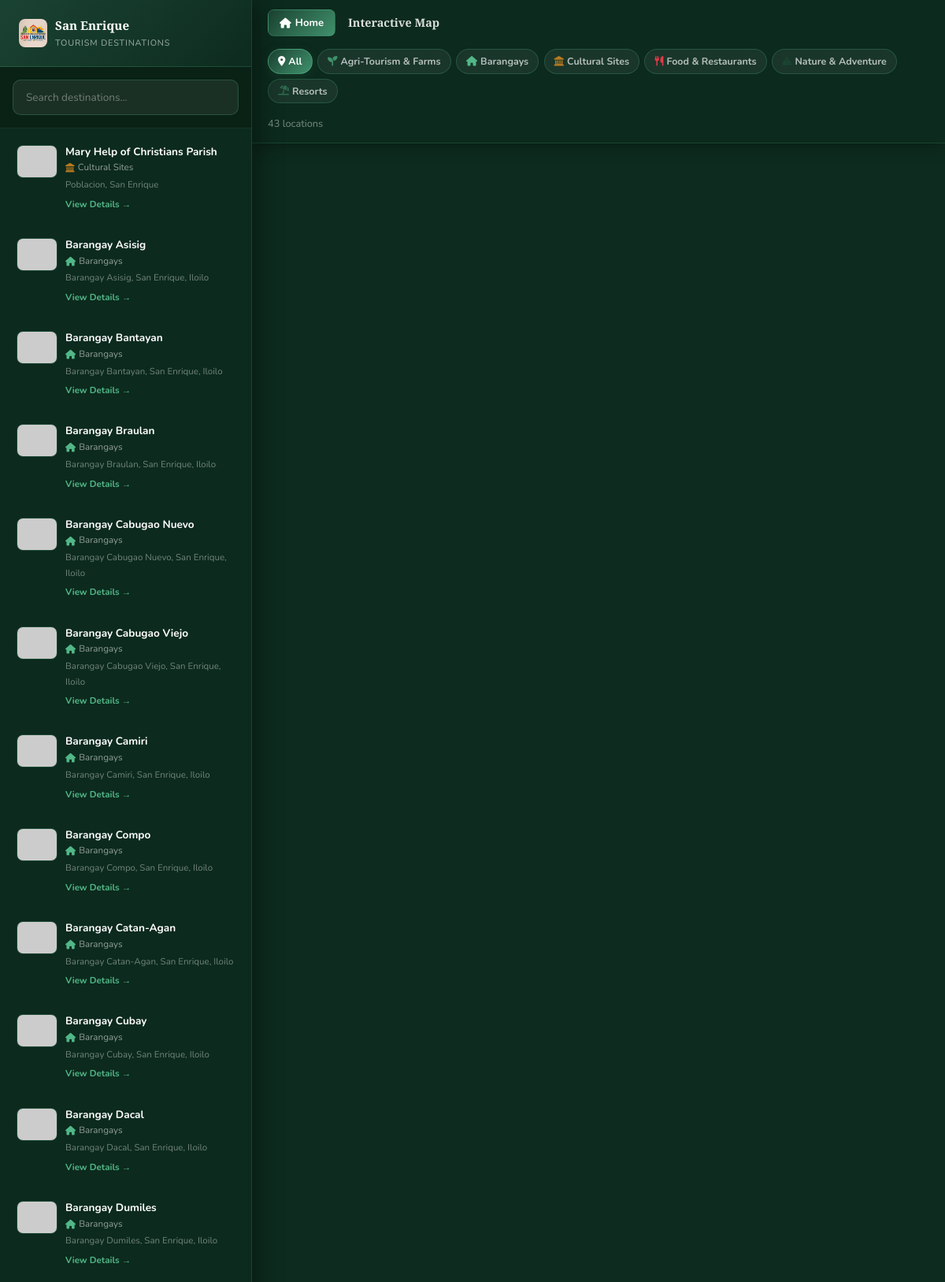
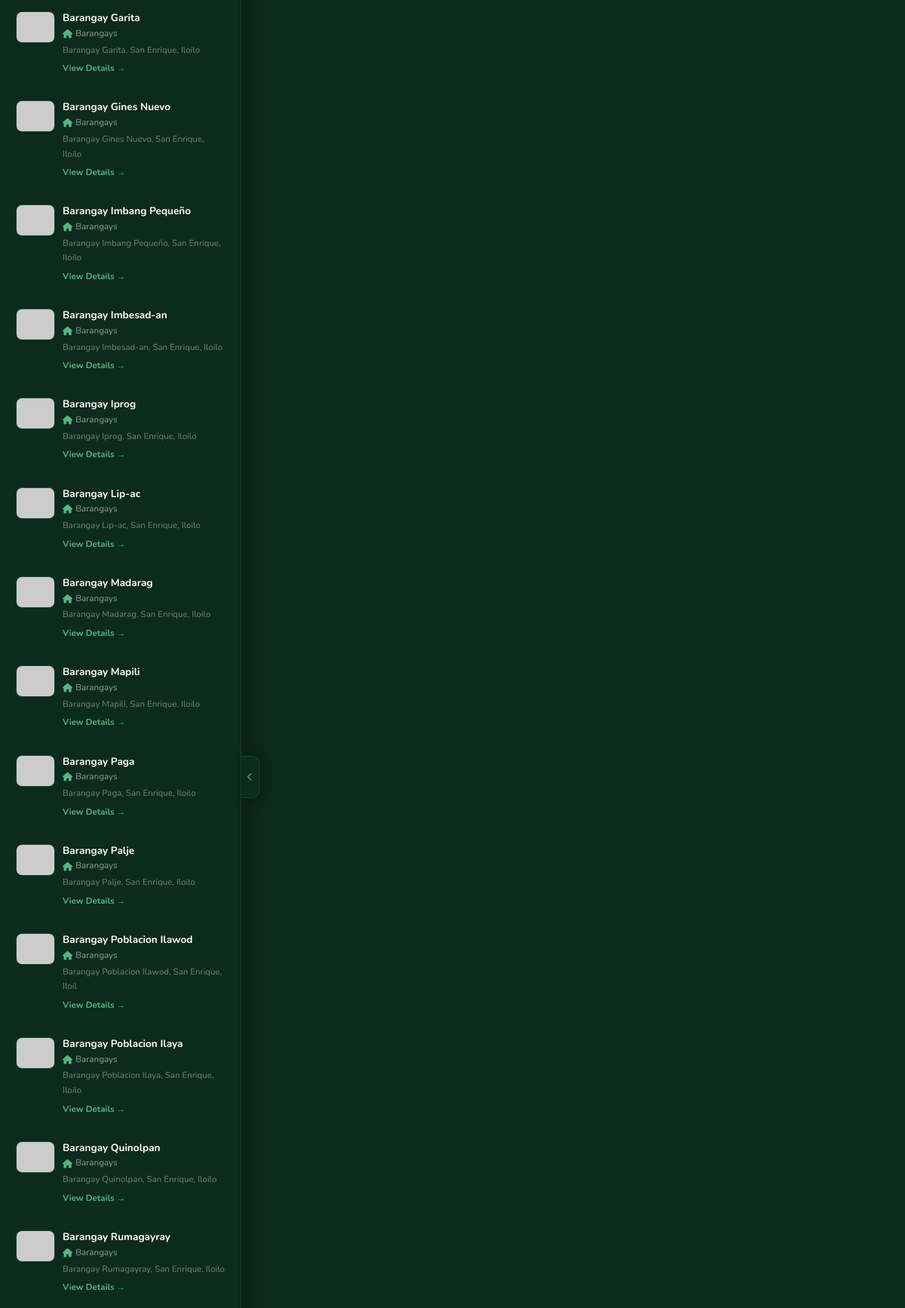
/map.php (upper part), run on the app's committed database (2 pictures, top to bottom).
### tables this page shows
CREATE TABLE IF NOT EXISTS categories (
    id INT AUTO_INCREMENT PRIMARY KEY,
    name VARCHAR(100) NOT NULL,
    slug VARCHAR(100) NOT NULL UNIQUE,
    icon VARCHAR(50) DEFAULT 'fas fa-map-marker-alt',
    color VARCHAR(20) DEFAULT '#2d6a4f',
    created_at TIMESTAMP DEFAULT CURRENT_TIMESTAMP
);

CREATE TABLE `listings` (
  `id` int(11) NOT NULL AUTO_INCREMENT,
  `category_id` int(11) NOT NULL,
  `name` varchar(200) NOT NULL,
  `slug` varchar(200) NOT NULL,
  `description` text DEFAULT NULL,
  `address` text DEFAULT NULL,
  `barangay` varchar(100) DEFAULT NULL,
  `contact` varchar(100) DEFAULT NULL,
  `email` varchar(150) DEFAULT NULL,
  `website` varchar(255) DEFAULT NULL,
  `latitude` decimal(10,8) DEFAULT NULL,
  `longitude` decimal(11,8) DEFAULT NULL,
  `featured_image` varchar(500) DEFAULT NULL,
  `gallery` text DEFAULT NULL,
  `video` varchar(512) DEFAULT '',
  `operating_hours` varchar(255) DEFAULT NULL,
  `entrance_fee` varchar(100) DEFAULT NULL,
  `amenities` text DEFAULT NULL,
  `distance_from_town` varchar(100) DEFAULT NULL,
  `population` varchar(100) DEFAULT NULL,
  `status` enum('active','inactive','pending') DEFAULT 'active',
  `is_featured` tinyint(1) DEFAULT 0,
  `views` int(11) DEFAULT 0,
  `rating` decimal(3,2) DEFAULT 0.00,
  `created_at` timestamp NULL DEFAULT current_timestamp(),
  `updated_at` timestamp NULL DEFAULT current_timestamp() ON UPDATE current_timestamp(),
  PRIMARY KEY (`id`)
);

### includes/functions.php (called while the page is built, shortened)
<?php
function getCategories()
{
    $db = getDB();
    $result = $db->query("SELECT * FROM categories ORDER BY name");
    return $result ? $result->fetch_all(MYSQLI_ASSOC) : [];
}
function getAllListingsForMap()
{
    $db = getDB();
    $result = $db->query("SELECT l.id, l.name, l.latitude, l.longitude, l.address, l.slug, l.featured_image, c.name as category_name, c.icon, c.color, c.slug as cat_slug FROM listings l JOIN categories c ON l.category_id = c.id WHERE l.status = 'active' AND l.latitude IS NOT NULL AND l.longitude IS NOT NULL");
    $rows = $result->fetch_all(MYSQLI_ASSOC);
    return $rows;
}
function listingImage($img, $name = 'Place', $w = 600, $h = 400)
{
    if (strpos($img, 'http://') === 0 || strpos($img, 'https://') === 0)
        return $img;
    $clean = preg_replace('#^(\.\./)+#', '', $img);
    $clean = ltrim($clean, '/');
    return BASE_URL . '/' . $clean;
}
?>

### map.php (the view, shortened to what this page needs)
<?php
require_once 'includes/functions.php';
$categories = getCategories();
$mapListings = getAllListingsForMap();
?>
<!DOCTYPE html>
<html lang="en">
<head>
  <link rel="stylesheet" href="https://cdnjs.cloudflare.com/ajax/libs/font-awesome/6.4.0/css/all.min.css">
  <link href="https://cdn.jsdelivr.net/npm/bootstrap@5.3.0/dist/css/bootstrap.min.css" rel="stylesheet">
  <link rel="stylesheet" href="assets/css/style.css">
</head>
<body>
  <div id="fullMap"></div>
  <div class="map-topbar" id="mapTopbar">
    <div class="d-flex align-items-center gap-3">
      <a href="index.php"
        style="background:var(--primary);color:white;border-radius:8px;padding:5px 12px;font-size:0.82rem;font-weight:700;text-decoration:none;display:flex;align-items:center;gap:5px;">
        <i class="fas fa-home"></i> Home
      </a>
      <div style="font-family:'Playfair Display',serif;font-size:0.9rem;color:var(--primary);font-weight:700;">
        Interactive Map
      </div>
    </div>
    <div class="cat-filter-wrap">
      <span class="cat-pill active" data-cat="all"><i class="fas fa-map-marker-alt" style="color:var(--accent);"></i>
        All</span>
      <?php foreach ($categories as $cat): ?>
        <span class="cat-pill" data-cat="<?= htmlspecialchars($cat['slug']) ?>">
          <i class="<?= htmlspecialchars($cat['icon']) ?>" style="color:<?= htmlspecialchars($cat['color']) ?>;"></i>
          <?= htmlspecialchars($cat['name']) ?>
        </span>
      <?php endforeach; ?>
    </div>
    <div style="font-size:0.8rem;color:var(--text-muted);"><?= count($mapListings) ?> locations</div>
  </div>
  <div class="map-sidebar" id="mapSidebar">
    <div class="map-sidebar-header">
      <div style="display:flex;align-items:center;gap:10px;">
        <img src="assets/images/san-enrique-logo.jpg" alt="San Enrique" style="width:36px;height:36px;border-radius:8px;object-fit:contain;">
        <div>
          <div style="font-family:'Playfair Display',serif;font-weight:700;color:white;font-size:0.95rem;">San Enrique
          </div>
          <div style="font-size:0.68rem;color:rgba(255,255,255,0.6);text-transform:uppercase;letter-spacing:0.08em;">
            Tourism Destinations</div>
        </div>
      </div>
    </div>
    <div class="map-sidebar-search">
      <input type="text" id="sidebarSearch" class="map-search-input" placeholder="Search destinations...">
    </div>
    <div class="map-listings-list" id="listingsList">
      <?php foreach ($mapListings as $listing): ?>
        <div class="map-listing-item" data-lat="<?= $listing['latitude'] ?>" data-lng="<?= $listing['longitude'] ?>"
          data-id="<?= $listing['id'] ?>" data-slug="<?= htmlspecialchars($listing['slug']) ?>"
          data-cat="<?= htmlspecialchars($listing['cat_slug']) ?>">
          <img
            src="<?= $listing['featured_image'] ?: 'https://placehold.co/52x42/1b4332/ffffff?text=' . urlencode(substr($listing['name'], 0, 3)) ?>"
            class="map-listing-thumb" alt="<?= htmlspecialchars($listing['name']) ?>"
            onerror="this.src='https://placehold.co/52x42/1b4332/ffffff?text=?'">
          <div>
            <div class="map-listing-name"><?= htmlspecialchars($listing['name']) ?></div>
            <div class="map-listing-cat">
              <i class="<?= htmlspecialchars($listing['icon']) ?>"
                style="color:<?= htmlspecialchars($listing['color']) ?>;"></i>
              <?= htmlspecialchars($listing['category_name']) ?>
            </div>
            <?php if ($listing['address']): ?>
              <div style="font-size:0.72rem;color:var(--gray-500);margin-top:2px;">
                <?= htmlspecialchars(substr($listing['address'], 0, 45)) ?></div>
            <?php endif; ?>
            <a href="listing.php?slug=<?= urlencode($listing['slug']) ?>"
              style="font-size:0.72rem;color:var(--primary-mid);font-weight:700;margin-top:3px;display:inline-block;">View
              Details →</a>
          </div>
        </div>
      <?php endforeach; ?>
    </div>
  </div>
  <button class="sidebar-toggle" id="sidebarToggle">
    <i class="fas fa-chevron-left" id="toggleIcon"></i>
  </button>
</body>
</html>

### map.php (style rules this page uses)
body { overflow: hidden; background: #0d2b1e; }
#fullMap { height: 100vh; width: 100%; }
.map-sidebar { position: fixed; top: 0; left: 0; bottom: 0; width: 320px; background: rgba(13,43,30,0.97); backdrop-filter: blur(24px); -webkit-backdrop-filter: blur(24px); z-index: 200; display: flex; flex-direction: column; box-shadow: 4px 0 32px rgba(0,0,0,0.45); border-right: 1px solid rgba(82,183,136,0.18); transition: transform 0.3s ease; }
.map-sidebar-header { background: linear-gradient(135deg, rgba(27,67,50,0.98), rgba(13,43,30,0.98)); padding: 1.25rem 1.5rem; flex-shrink: 0; border-bottom: 1px solid rgba(82,183,136,0.20); }
.map-sidebar-search { padding: 1rem; border-bottom: 1px solid rgba(82,183,136,0.12); flex-shrink: 0; background: rgba(8,22,12,0.4); }
.map-search-input { width: 100%; background: rgba(255,255,255,0.07); border: 1.5px solid rgba(82,183,136,0.25); border-radius: 10px; padding: 0.6rem 1rem; font-size: 0.85rem; font-family: 'Nunito', sans-serif; outline: none; color: #fff; transition: var(--transition); }
.map-search-input::placeholder { color: rgba(255,255,255,0.38); }
.map-listings-list { flex: 1; overflow-y: auto; padding: 0.5rem; scrollbar-width: thin; scrollbar-color: rgba(82,183,136,0.3) transparent; }
.map-listing-item { display: flex; gap: 10px; padding: 0.75rem; border-radius: 12px; cursor: pointer; transition: var(--transition); border: 1.5px solid transparent; margin-bottom: 4px; align-items: flex-start; }
.map-listing-thumb { width: 52px; height: 42px; border-radius: 8px; object-fit: cover; flex-shrink: 0; border: 1px solid rgba(82,183,136,0.2); }
.map-listing-name { font-weight: 700; font-size: 0.85rem; color: #fff; line-height: 1.3; margin-bottom: 2px; }
.map-listing-cat { font-size: 0.73rem; color: rgba(255,255,255,0.55); display: flex; align-items: center; gap: 4px; }
.map-listing-item a { color: #52b788 !important; font-size: 0.72rem; font-weight: 700; margin-top: 3px; display: inline-block; transition: var(--transition); }
.map-listing-item > div > div[style*="0.72rem"] { color: rgba(255,255,255,0.42) !important; }
.sidebar-toggle { position: fixed; left: 320px; top: 50%; transform: translateY(-50%); width: 24px; height: 56px; background: rgba(13,43,30,0.97); border: none; border-radius: 0 10px 10px 0; box-shadow: 4px 0 16px rgba(0,0,0,0.35); border-right: 1px solid rgba(82,183,136,0.20); border-top: 1px solid rgba(82,183,136,0.20); border-bottom: 1px solid rgba(82,183,136,0.20); cursor: pointer; z-index: 201; display: flex; align-items: center; justify-content: center; color: rgba(82,183,136,0.85); transition: left 0.3s ease; font-size: 0.7rem; }
.map-topbar { position: fixed; top: 0; left: 320px; right: 0; background: rgba(13,43,30,0.97); backdrop-filter: blur(24px); -webkit-backdrop-filter: blur(24px); z-index: 100; padding: 0.75rem 1.25rem; display: flex; align-items: center; justify-content: space-between; box-shadow: 0 2px 20px rgba(0,0,0,0.35); border-bottom: 1px solid rgba(82,183,136,0.18); transition: left 0.3s ease; gap: 1rem; flex-wrap: wrap; }
.map-topbar a[href="index.php"] { background: linear-gradient(135deg, #1b4332, #40916c) !important; color: white !important; border-radius: 8px !important; padding: 5px 14px !important; font-size: 0.82rem !important; font-weight: 700 !important; text-decoration: none !important; display: flex !important; align-items: center !important; gap: 5px !important; border: 1px solid rgba(82,183,136,0.3) !important; transition: var(--transition) !important; }
.map-topbar > div:first-child > div:last-child { color: rgba(255,255,255,0.85) !important; }
.map-topbar > div:last-child { color: rgba(255,255,255,0.45) !important; font-size: 0.8rem; }
.cat-filter-wrap { display: flex; gap: 0.4rem; flex-wrap: wrap; }
.cat-pill { padding: 4px 12px; border-radius: 100px; border: 1.5px solid rgba(82,183,136,0.25); background: rgba(255,255,255,0.06); color: rgba(255,255,255,0.68); font-size: 0.78rem; font-weight: 700; cursor: pointer; display: flex; align-items: center; gap: 4px; transition: var(--transition); backdrop-filter: blur(8px); }
.cat-pill.active { background: linear-gradient(135deg, #1b4332, #40916c); border-color: rgba(82,183,136,0.6); color: #fff; box-shadow: 0 3px 12px rgba(27,67,50,0.45); }
.cat-pill.active i, .cat-pill:hover i { color: #fff !important; }

### data on the page
categories: name "Agri-Tourism & Farms"
categories: name "Barangays"
categories: name "Cultural Sites"
categories: name "Food & Restaurants"
categories: name "Nature & Adventure"
categories: name "Resorts"
listings: name "Mary Help of Christians Parish", category.name "Cultural Sites", address "Poblacion, San Enrique"
listings: name "Barangay Asisig", category.name "Barangays", address "Barangay Asisig, San Enrique, Iloilo"
listings: name "Barangay Bantayan", category.name "Barangays", address "Barangay Bantayan, San Enrique, Iloilo"
listings: name "Barangay Braulan", category.name "Barangays", address "Barangay Braulan, San Enrique, Iloilo"
listings: name "Barangay Cabugao Nuevo", category.name "Barangays", address "Barangay Cabugao Nuevo, San Enrique, Iloilo"
listings: name "Barangay Cabugao Viejo", category.name "Barangays", address "Barangay Cabugao Viejo, San Enrique, Iloilo"
listings: name "Barangay Camiri", category.name "Barangays", address "Barangay Camiri, San Enrique, Iloilo"
listings: name "Barangay Compo", category.name "Barangays", address "Barangay Compo, San Enrique, Iloilo"
listings: name "Barangay Catan-Agan", category.name "Barangays", address "Barangay Catan-Agan, San Enrique, Iloilo"
listings: name "Barangay Cubay", category.name "Barangays", address "Barangay Cubay, San Enrique, Iloilo"
listings: name "Barangay Dacal", category.name "Barangays", address "Barangay Dacal, San Enrique, Iloilo"
listings: name "Barangay Dumiles", category.name "Barangays", address "Barangay Dumiles, San Enrique, Iloilo"
listings: name "Barangay Garita", category.name "Barangays", address "Barangay Garita, San Enrique, Iloilo"
listings: name "Barangay Gines Nuevo", category.name "Barangays", address "Barangay Gines Nuevo, San Enrique, Iloilo"
listings: name "Barangay Imbang Pequeño", category.name "Barangays", address "Barangay Imbang Pequeño, San Enrique, Iloilo"
listings: name "Barangay Imbesad-an", category.name "Barangays", address "Barangay Imbesad-an, San Enrique, Iloilo"
listings: name "Barangay Iprog", category.name "Barangays", address "Barangay Iprog, San Enrique, Iloilo"
listings: name "Barangay Lip-ac", category.name "Barangays", address "Barangay Lip-ac, San Enrique, Iloilo"
listings: name "Barangay Madarag", category.name "Barangays", address "Barangay Madarag, San Enrique, Iloilo"
listings: name "Barangay Mapili", category.name "Barangays", address "Barangay Mapili, San Enrique, Iloilo"
listings: name "Barangay Paga", category.name "Barangays", address "Barangay Paga, San Enrique, Iloilo"
listings: name "Barangay Palje", category.name "Barangays", address "Barangay Palje, San Enrique, Iloilo"
listings: name "Barangay Poblacion Ilawod", category.name "Barangays", address "Barangay Poblacion Ilawod, San Enrique, Iloil"
listings: name "Barangay Poblacion Ilaya", category.name "Barangays", address "Barangay Poblacion Ilaya, San Enrique, Iloilo"
listings: name "Barangay Quinolpan", category.name "Barangays", address "Barangay Quinolpan, San Enrique, Iloilo"
listings: name "Barangay Rumagayray", category.name "Barangays", address "Barangay Rumagayray, San Enrique, Iloilo"

### other printed values
count($mapListings) "43"
